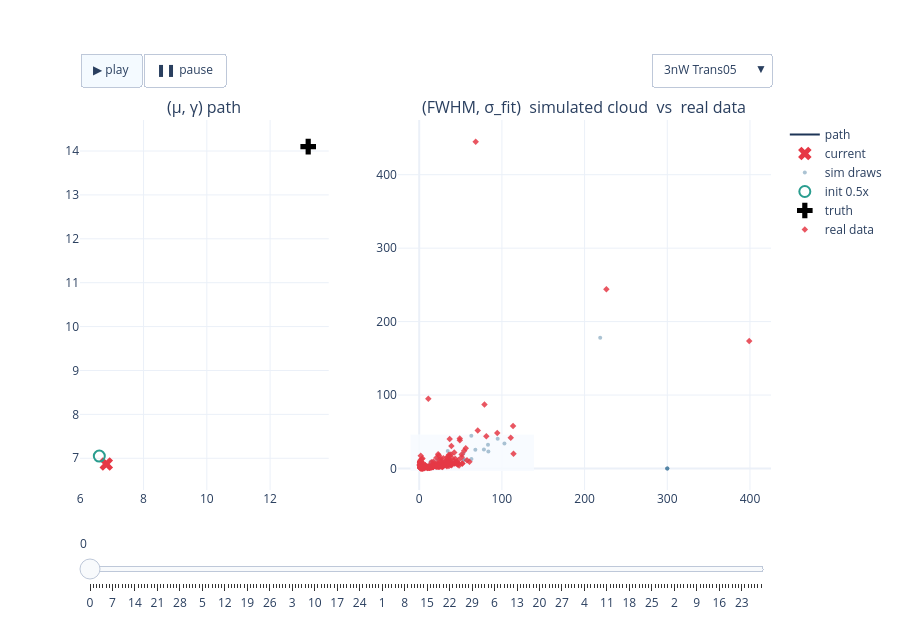

Notebook cell for this chart:
### Code cell
# FIG 1b — 3nW interactive: path + cloud, experiment dropdown + play/slider   (22a verbatim)
fig_3nW = build_power_figure(RESULTS, '3nW')
if fig_3nW is not None:
    _h = os.path.join(REPO_ROOT, 'notebooks', '24_realdata_accuracy', '24n-fig1b-3nW-paths-clouds.html')
    fig_3nW.write_html(_h, include_plotlyjs='cdn', config=CONFIG_PLOT)
    print('wrote', _h, f'({os.path.getsize(_h)/1e6:.1f} MB)')
    fig_3nW.show(config=CONFIG_PLOT)
